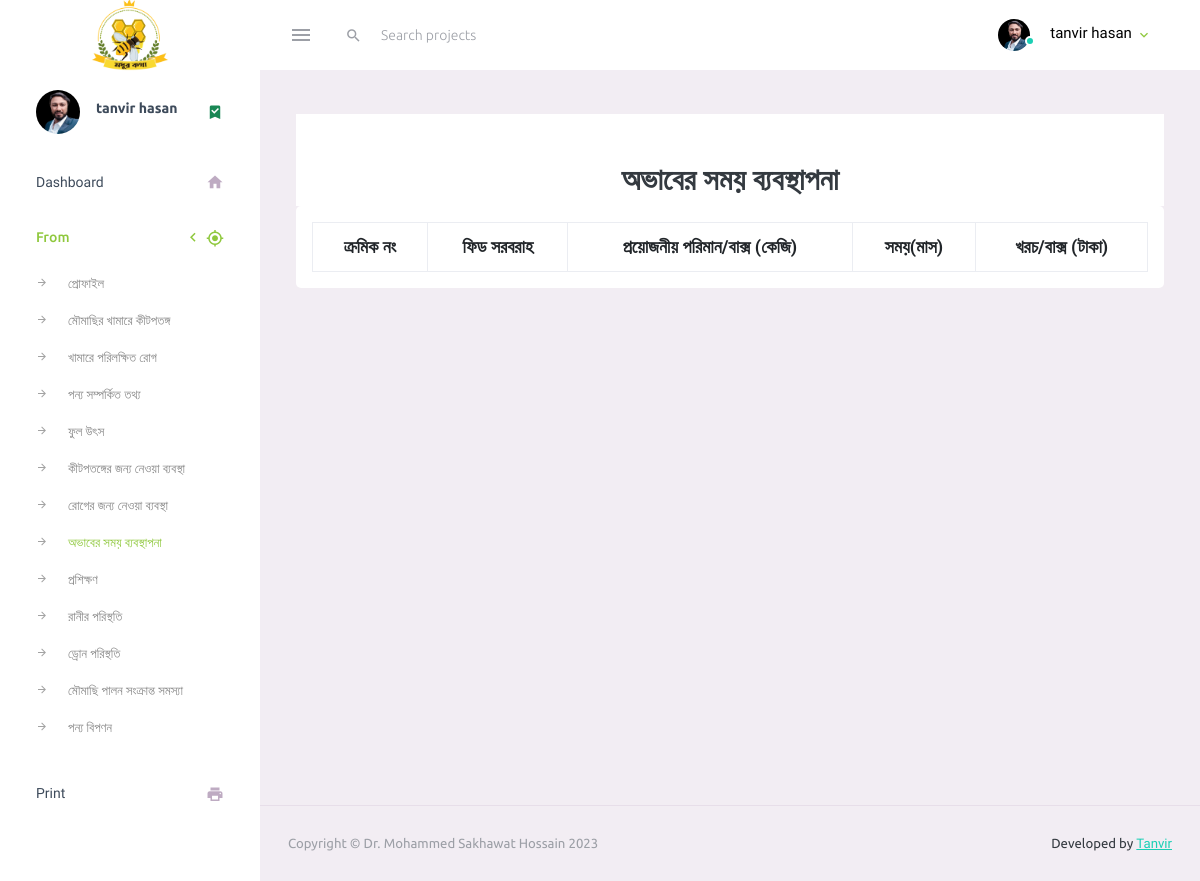
/dearth_period21.php (signed in), run on an earlier commit of the app's database.
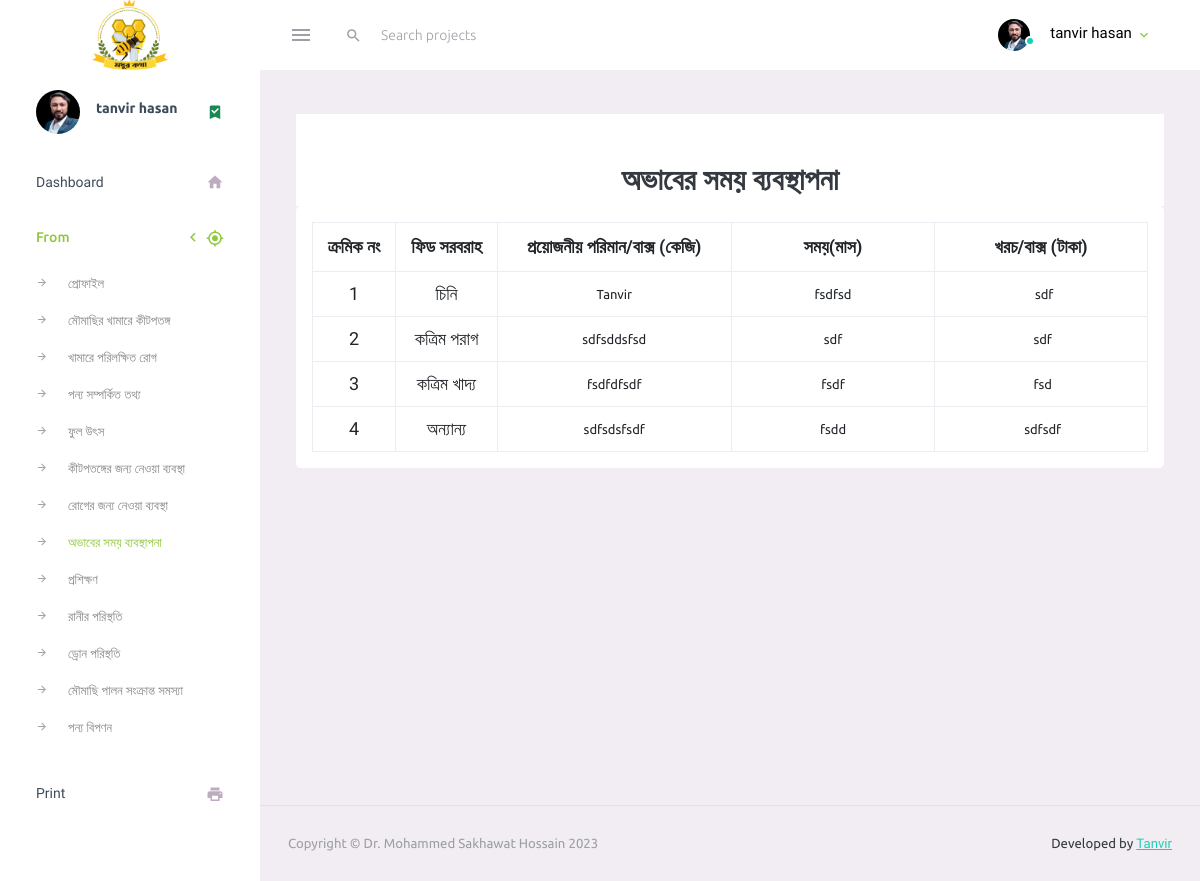
And on a later commit of the database.
### tables this page shows
CREATE TABLE `ovaber_somoy_21` (
  `id` int(10) NOT NULL,
  `user_id` int(10) NOT NULL,
  `fid_sorborho` varchar(255) NOT NULL,
  `poriman_box` varchar(255) NOT NULL,
  `somoy_month` varchar(255) NOT NULL,
  `cost_taka` varchar(111) NOT NULL
);

### config/function.php (called while the page is built, shortened)
<?php
function SelectData($TableName, $moresql){
    global $conn;
    $sql = "SELECT * FROM $TableName $moresql";
    $select = mysqli_query($conn, $sql);
    return $select;
}
function UserData($id, $data){
    $row = SelectData("fls_users", "where user_name='$id'")->fetch_object();
    return $row->$data;
}
?>

### dearth_period21.php (the view, shortened to what this page needs)
<?php
require_once "inc/header.php";
?>
<div class="row justify-content-md-center">
    <div class="col-12">
        <div class="text-center bg-white table-title">
            <h2 class="p-2 m-0 pt-5">অভাবের সময় ব্যবস্থাপনা</h2>
        </div>
        <div class="card p-3 form_tabkle">
            <form action="" method="post">
                <table class="table table-bordered">
                    <tr>
                        <th>ক্রমিক নং</th>
                        <th>ফিড সরবরাহ</th>
                        <th>প্রয়োজনীয় পরিমান/বাক্স (কেজি)</th>
                        <th>সময়(মাস)</th>
                        <th>খরচ/বাক্স (টাকা)</th>
                    </tr>
                    <?php
                    $i = 1;
                    $data = SelectData('ovaber_somoy_21', "WHERE user_id='$id_user'");
                    while ($row = $data->fetch_object()) { ?>
                        <tr>
                            <td><?= $i++; ?></td>
                            <td><?= $row->fid_sorborho ?></td>
                            <td><input type="text" id="poriman_box<?php echo $row->id ?>" value="<?= $row->poriman_box ?>" class="form-control"></td>
                            <td><input type="text" id="somoy_month<?php echo $row->id ?>" value="<?= $row->somoy_month ?>" class="form-control"></td>
                            <td><input type="text" id="cost_taka<?php echo $row->id ?>" value=" <?= $row->cost_taka ?>" class="form-control"></td>
                        </tr>
                    <?php } ?>
                </table>
            </form>
        </div>
    </div>
</div>
<?php require_once "inc/footer.php" ?>

### inc/header.php (shortened to what this page needs)
<?php
if (!isset($_SESSION['admin_user'])) {
  echo "<script> location.replace('login.php')</script>";
} else {
  $userid = $_SESSION['admin_user'];
  $id_user = $_SESSION['userid'];
}
require_once "config/db_conn.php";
require_once "config/function.php";
?>
<!DOCTYPE html>
<html lang="en">
<head>
  <link rel="stylesheet" href="assets/vendors/mdi/css/materialdesignicons.min.css">
  <link rel="stylesheet" href="assets/vendors/css/vendor.bundle.base.css">
  <link rel="stylesheet" href="assets/css/style.css">
</head>
<body>
  <div class="container-scroller">
    <nav class="navbar default-layout-navbar col-lg-12 col-12 p-0 fixed-top d-flex flex-row">
      <div class="text-center navbar-brand-wrapper d-flex align-items-center justify-content-center">
        <a class="navbar-brand brand-logo" href="index.html"><img src="assets/images/logo/logo.png" style="width: 30%;" alt="logo" /></a>
      </div>
      <div class="navbar-menu-wrapper d-flex align-items-stretch">
        <button class="navbar-toggler navbar-toggler align-self-center" type="button" data-toggle="minimize">
          <span class="mdi mdi-menu"></span>
        </button>
        <div class="search-field d-none d-md-block">
          <form class="d-flex align-items-center h-100" action="#">
            <div class="input-group">
              <div class="input-group-prepend bg-transparent">
                <i class="input-group-text border-0 mdi mdi-magnify"></i>
              </div>
              <input type="text" class="form-control bg-transparent border-0" placeholder="Search projects">
            </div>
          </form>
        </div>
        <ul class="navbar-nav navbar-nav-right">
          <li class="nav-item nav-profile dropdown">
            <a class="nav-link dropdown-toggle" id="profileDropdown" href="#" data-bs-toggle="dropdown" aria-expanded="false">
              <div class="nav-profile-img">
                <img src="assets/images/faces/<?= UserData($userid, 'profile_pic') ?>" alt="image">
                <span class="availability-status online"></span>
              </div>
              <div class="nav-profile-text">
                <p class="mb-1 text-black"><?= UserData($userid, 'name') ?></p>
              </div>
            </a>
          </li>
        </ul>
      </div>
    </nav>
    <div class="container-fluid page-body-wrapper">
      <?php require_once "sidebar.php" ?>
      <div class="main-panel">
        <div class="content-wrapper">

### inc/sidebar.php (shortened to what this page needs)
<nav class="sidebar sidebar-offcanvas" id="sidebar">
  <ul class="nav">
    <li class="nav-item nav-profile">
      <a href="#" class="nav-link">
        <div class="nav-profile-image">
          <img src="assets/images/faces/<?= UserData($userid, 'profile_pic') ?>" alt="profile">
        </div>
        <div class="nav-profile-text d-flex flex-column">
          <span class="font-weight-bold mb-2"><?= UserData($userid, 'name') ?></span>
        </div>
        <i class="mdi mdi-bookmark-check text-success nav-profile-badge"></i>
      </a>
    </li>
    <li class="nav-item">
      <a class="nav-link" href="index.php">
        <span class="menu-title">Dashboard</span>
        <i class="mdi mdi-home menu-icon"></i>
      </a>
    </li>
    <li class="nav-item">
      <a class="nav-link" data-bs-toggle="collapse" href="#ui-basic" aria-expanded="false" aria-controls="ui-basic">
        <span class="menu-title">From</span>
        <i class="menu-arrow"></i>
        <i class="mdi mdi-crosshairs-gps menu-icon"></i>
      </a>
      <div class="collapse" id="ui-basic">
        <ul class="nav flex-column sub-menu">
          <li class="nav-item"> <a class="nav-link" href="new_user.php">প্রোফাইল</a></li>
          <li class="nav-item"> <a class="nav-link" href="kitpotong_f12.php">মৌমাছির খামারে কীটপতঙ্গ</a></li>
          <li class="nav-item"> <a class="nav-link" href="khamer_rug13.php">খামারে পরিলক্ষিত রোগ</a></li>
          <li class="nav-item"> <a class="nav-link" href="product_info17.php">পন্য সম্পর্কিত তথ্য</a></li>
          <li class="nav-item"> <a class="nav-link" href="fuler_utts18.php">ফুল উৎস</a></li>
          <li class="nav-item"> <a class="nav-link" href="bebostha_neya19.php">কীটপতঙ্গের জন্য নেওয়া ব্যবস্থা</a></li>
          <li class="nav-item"> <a class="nav-link" href="ruger_bebostha20.php">রোগের জন্য নেওয়া ব্যবস্থা</a></li>
          <li class="nav-item"> <a class="nav-link" href="dearth_period21.php">অভাবের সময় ব্যবস্থাপনা</a></li>
          <li class="nav-item"> <a class="nav-link" href="training_23.php">প্রশিক্ষণ</a></li>
          <li class="nav-item"> <a class="nav-link" href="rani_24.php">রানীর পরিস্থতি</a></li>
          <li class="nav-item"> <a class="nav-link" href="raza_25.php">ড্রোন পরিস্থতি</a></li>
          <li class="nav-item"> <a class="nav-link" href="lalun_palon_somosa_26.php">মৌমাছি পালন সংক্রান্ত সমস্যা</a></li>
          <li class="nav-item"> <a class="nav-link" href="pruduct_sell_27.php">পন্য বিপণন</a></li>
        </ul>
      </div>
    </li>
    <li class="nav-item">
      <a class="nav-link" href="print.php" target="null">
        <span class="menu-title">Print</span>
        <i class="mdi mdi-printer menu-icon"></i>
      </a>
    </li>
  </ul>
</nav>

### inc/footer.php (shortened to what this page needs)
</div>
<footer class="footer">
  <div class="container-fluid d-flex justify-content-between">
    <span class="text-muted d-block text-center text-sm-start d-sm-inline-block">Copyright © Dr. Mohammed Sakhawat Hossain <?php echo date('Y') ?></span>
    <span class="float-none float-sm-end mt-1 mt-sm-0 text-end"> Developed by <a href="https://www.tanvirr.com" target="_blank">Tanvir </a></span>
  </div>
</footer>
</div>
</div>
</div>
</body>
</html>

What changed in the data, as far as the page shows it:
added ovaber_somoy_21: fid_sorborho "চিনি", poriman_box "Tanvir", somoy_month "fsdfsd", cost_taka "sdf"
added ovaber_somoy_21: fid_sorborho "কত্রিম পরাগ", poriman_box "sdfsddsfsd", somoy_month "sdf", cost_taka "sdf"
added ovaber_somoy_21: fid_sorborho "কত্রিম খাদ্য", poriman_box "fsdfdfsdf", somoy_month "fsdf", cost_taka "fsd"
added ovaber_somoy_21: fid_sorborho "অন্যান্য", poriman_box "sdfsdsfsdf", somoy_month "fsdd", cost_taka "sdfsdf"
